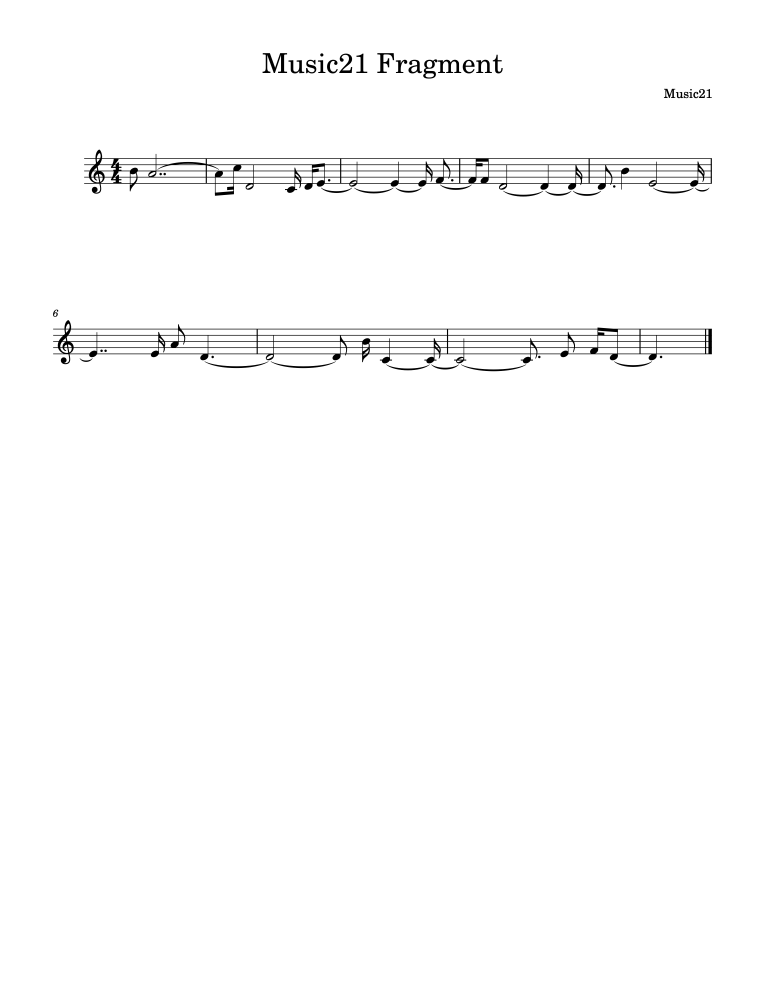
#> input picture data/sheet_images/sheet_0-1.png, 3060 x 3960 px (shown at 1/4 size); its folder holds only this picture in this run
$ jupyter execute --allow-errors emilia.ipynb
#> lines starting #> are read from the running program, lines starting #| are printed output that depends on the picture
[cell 1]
import cv2
import numpy as np
import glob
import random
from matplotlib import pyplot as plt

[cell 2]
# !pwd
# ../data/sheet_images/

[cell 3]
# Load images
def load_images_from_folder(folder):
#> called with folder = '../data/sheet_images/'
    images = []
    for filename in glob.glob(f'{folder}/*.png'):
        img = cv2.imread(filename)
#> img is the input picture: shape (3960, 3060, 3); min 0, max 255, mean 251.6
        if img is not None:
            images.append(img)
    return images

[cell 4]
# Grayscale conversion
def convert_to_grayscale(images):
    grayscale_images = []
    for img in images:
        gray = cv2.cvtColor(img, cv2.COLOR_BGR2GRAY)
        grayscale_images.append(gray)
    return grayscale_images

# Noise reduction
def reduce_noise(images):
    denoised_images = []
    for img in images:
        denoised = cv2.GaussianBlur(img, (5, 5), 0)
        denoised_images.append(denoised)
    return denoised_images

# Binarization
def binarize_images(images):
    binary_images = []
    for img in images:
        _, binary = cv2.threshold(img, 128, 255, cv2.THRESH_BINARY | cv2.THRESH_OTSU)
        binary_images.append(binary)
    return binary_images

# Image augmentation
def augment_image(image):
    rows, cols = image.shape

    # Rotation
    angle = random.uniform(-5, 5)
    M = cv2.getRotationMatrix2D((cols/2, rows/2), angle, 1)
    rotated = cv2.warpAffine(image, M, (cols, rows))

    # Scaling
    scale = random.uniform(0.9, 1.1)
    resized = cv2.resize(rotated, None, fx=scale, fy=scale)

    # Translation
    tx = random.randint(-5, 5)
    ty = random.randint(-5, 5)
    M = np.float32([[1, 0, tx], [0, 1, ty]])
    translated = cv2.warpAffine(resized, M, (cols, rows))

    # Shearing
    shear = random.uniform(-0.1, 0.1)
    M = np.float32([[1, shear, 0], [0, 1, 0]])
    sheared = cv2.warpAffine(translated, M, (cols, rows))

    # Noise addition
    noise = np.random.randint(0, 50, (rows, cols), dtype='uint8')
    noisy = cv2.add(sheared, noise)

    # Blur
    blurred = cv2.GaussianBlur(noisy, (5, 5), 0)

    return blurred

def augment_images(images):
    augmented_images = []
    for img in images:
        augmented_images.append(augment_image(img))
    return augmented_images


# Load images
folder = '../data/sheet_images/'
images = load_images_from_folder(folder)
#> images = 1 item

# Preprocess images
grayscale_images = convert_to_grayscale(images)
#> the loop in convert_to_grayscale, `for img in images:` made 1 pass
#> grayscale_images = 1 item
denoised_images = reduce_noise(grayscale_images)
#> the loop in reduce_noise, `for img in images:` made 1 pass
#> denoised_images = 1 item
binary_images = binarize_images(denoised_images)
#> the loop in binarize_images, `for img in images:` made 1 pass
#> binary_images = 1 item

# Augment images
augmented_images = augment_images(binary_images)
#> the loop in augment_images, `for img in images:` made 1 pass
#> (rows in augment_image, cols in augment_image, angle in augment_image, scale in augment_image, tx in augment_image, ty in augment_image, shear in augment_image) on pass 1: (3960, 3060, 3.44, 1.05, 1, -5, -0.0482)
#> pass 1, in augment_image, `rotated = cv2.warpAffine(image, M, (cols, rows))`:
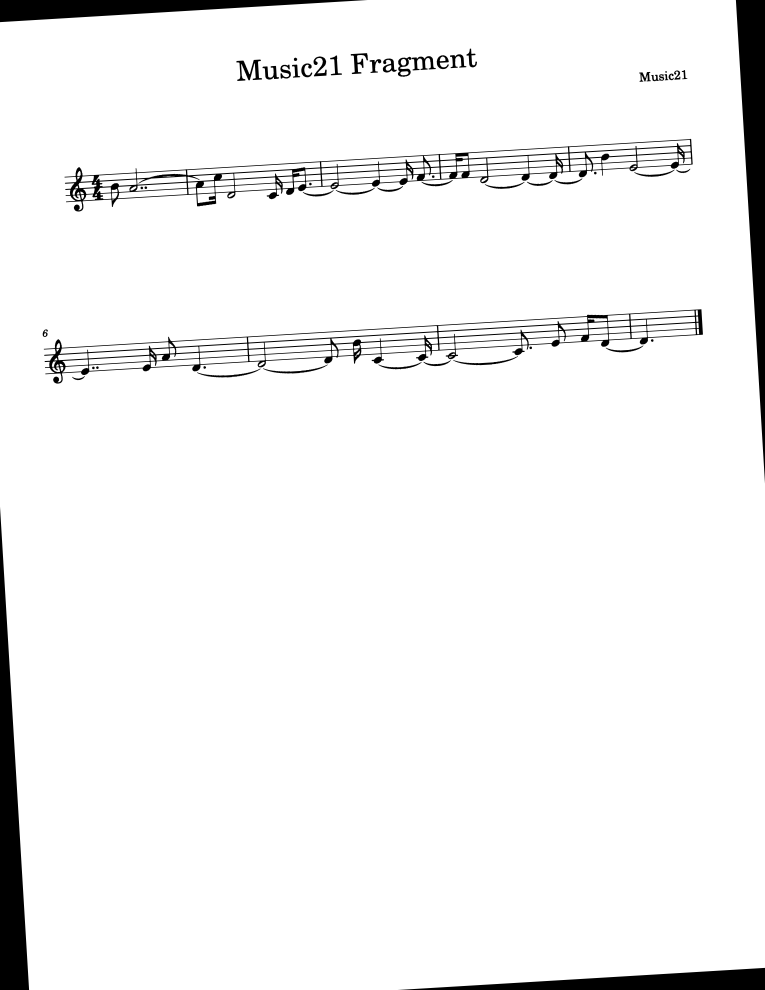
#> rotated: shape (3960, 3060) (shown at 1/4 size); min 0, max 255, mean 243.6
#> pass 1, in augment_image, `translated = cv2.warpAffine(resized, M, (cols, rows))`:
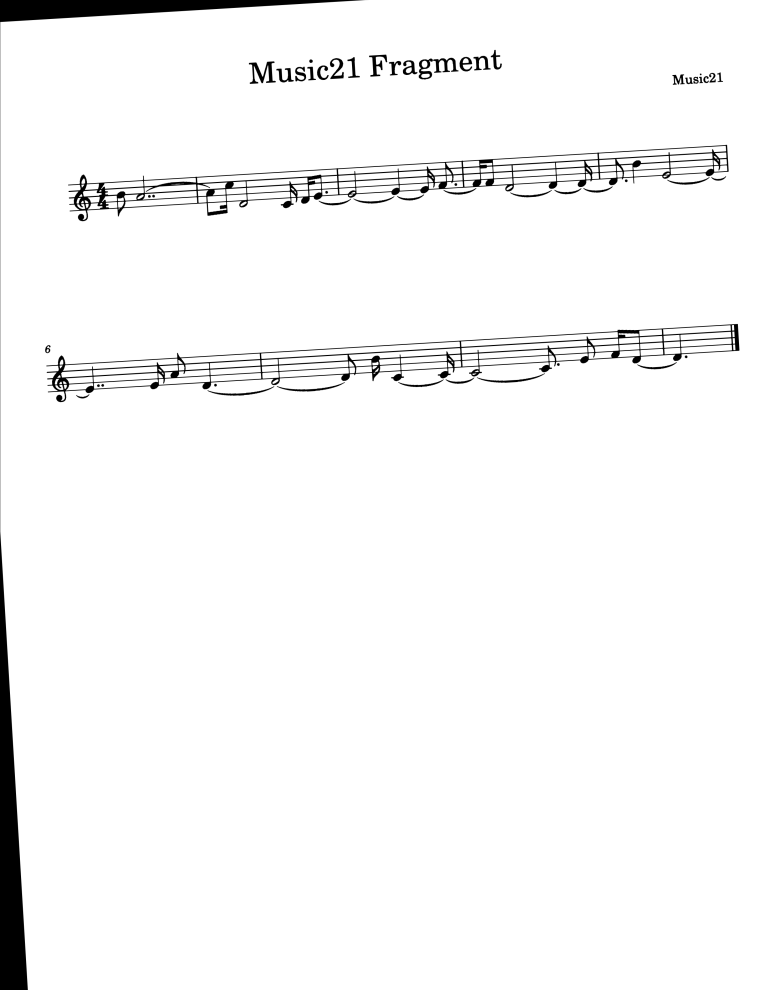
#> translated: shape (3960, 3060) (shown at 1/4 size); min 0, max 255, mean 247.1
#> pass 1, in augment_image, `sheared = cv2.warpAffine(translated, M, (cols, rows))`:
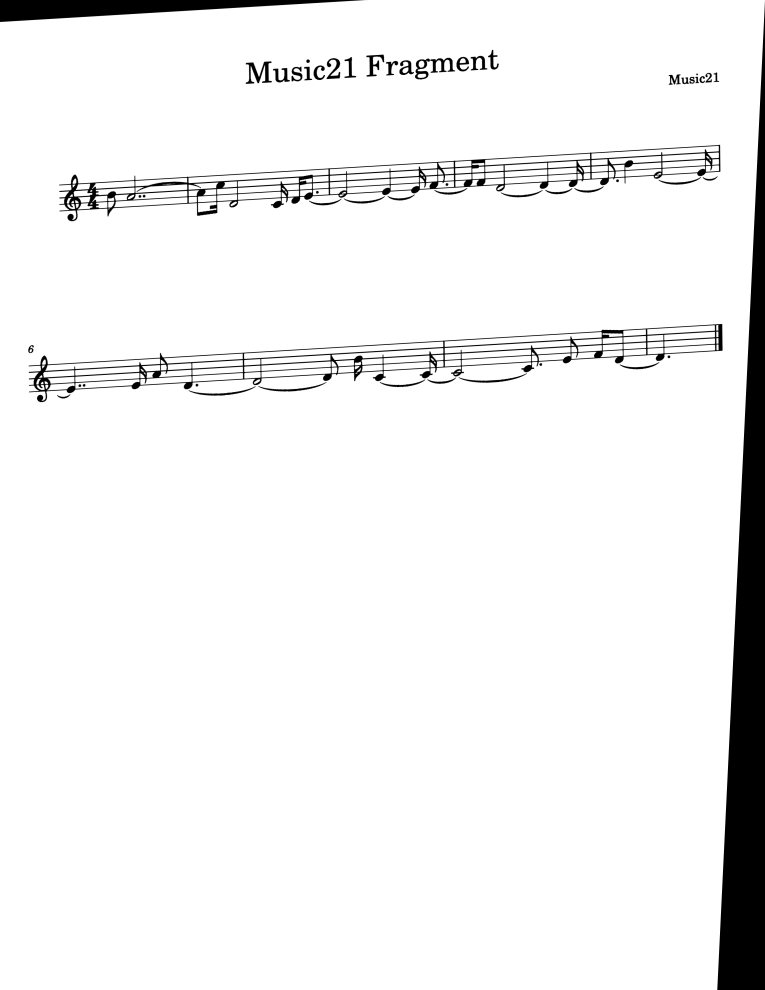
#> sheared: shape (3960, 3060) (shown at 1/4 size); min 0, max 255, mean 241.4
#> augmented_images = 1 item


# Display original and augmented images for comparison
#> (the rest of this cell did not finish here and is left out)

$ run again, on data/sheet_images/sheet_12-1.png
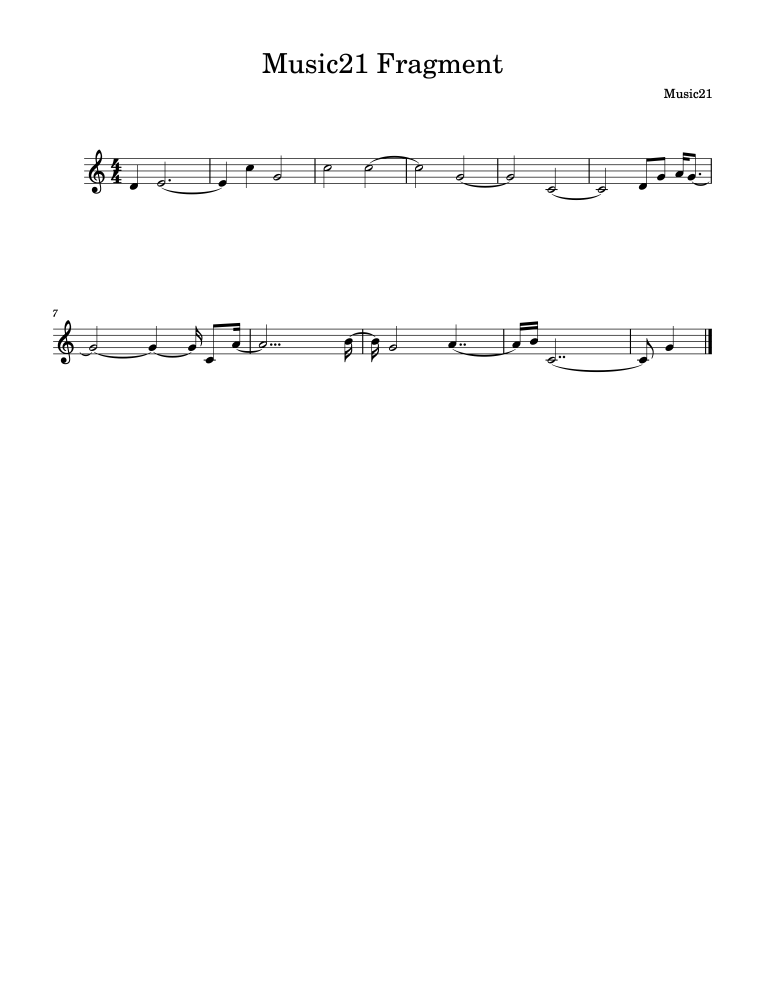
#> input picture data/sheet_images/sheet_12-1.png, 3060 x 3960 px (shown at 1/4 size)
#> in load_images_from_folder, img is the input picture: shape (3960, 3060, 3); min 0, max 255, mean 251.9
#> images = 1 item
#> the loop in convert_to_grayscale, `for img in images:` made 1 pass
#> the loop in reduce_noise, `for img in images:` made 1 pass
#> the loop in binarize_images, `for img in images:` made 1 pass
#> the loop in augment_images, `for img in images:` made 1 pass
#> (rows in augment_image, cols in augment_image, angle in augment_image, scale in augment_image, tx in augment_image, ty in augment_image, shear in augment_image) on pass 1: (3960, 3060, 3.44, 1.05, 1, -5, -0.0482)
#> pass 1, in augment_image, `rotated = cv2.warpAffine(image, M, (cols, rows))`:
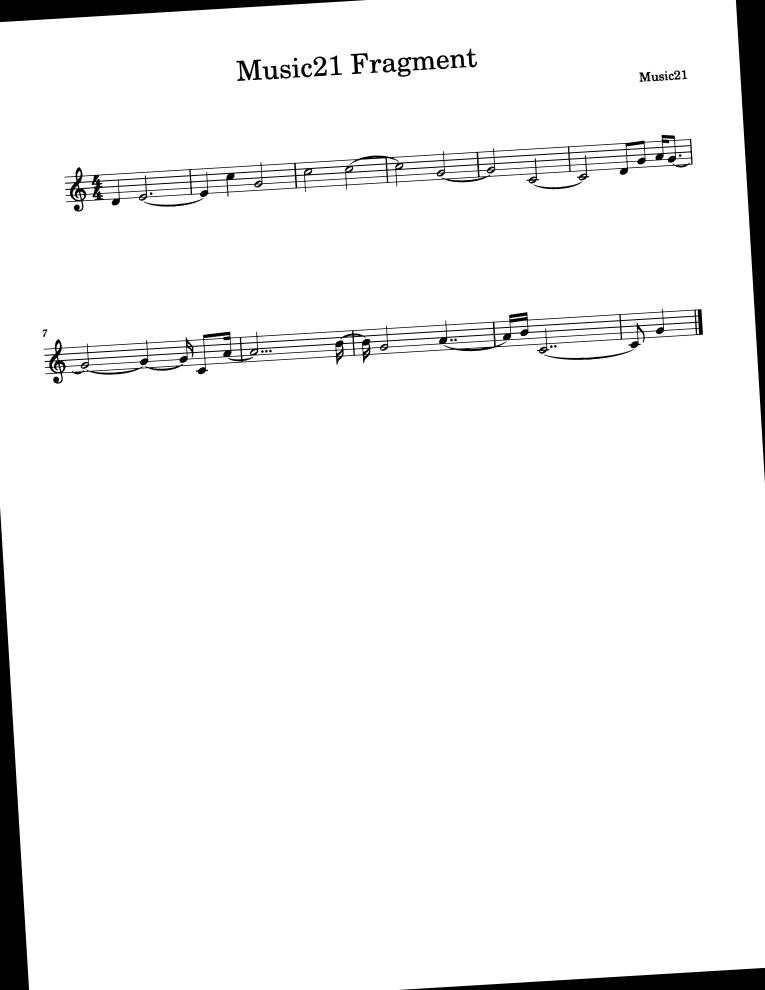
#> rotated: shape (3960, 3060) (shown at 1/4 size); min 0, max 255, mean 243.9
#> pass 1, in augment_image, `sheared = cv2.warpAffine(translated, M, (cols, rows))`:
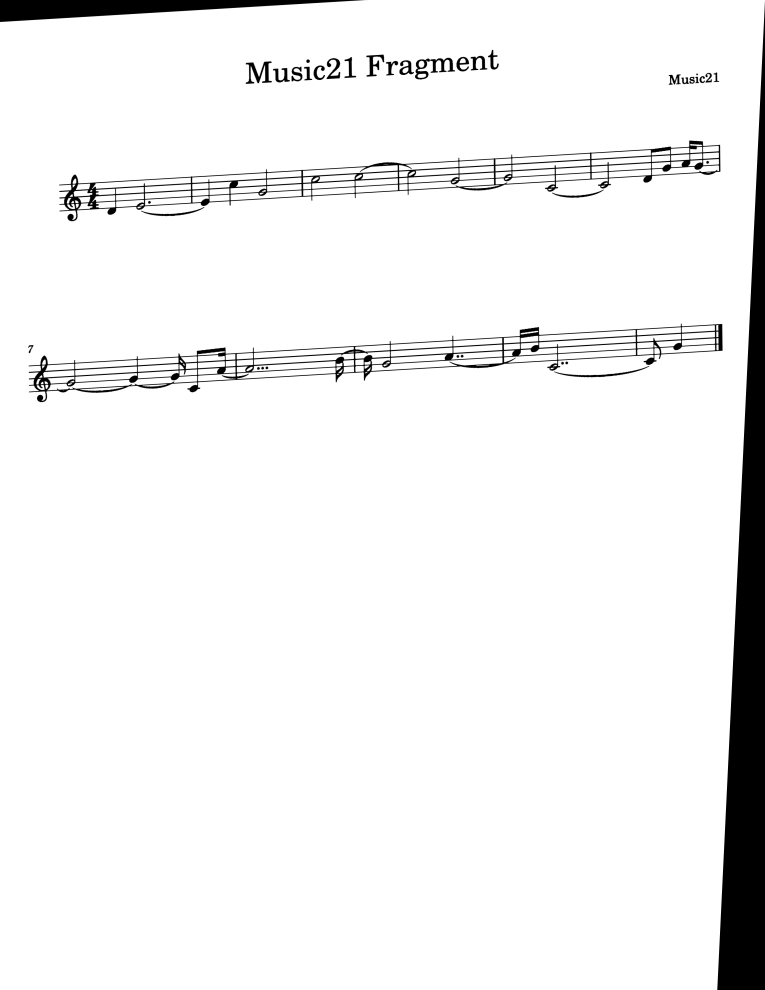
#> sheared: shape (3960, 3060) (shown at 1/4 size); min 0, max 255, mean 241.6

$ run again, on data/sheet_images/sheet_1-1.png
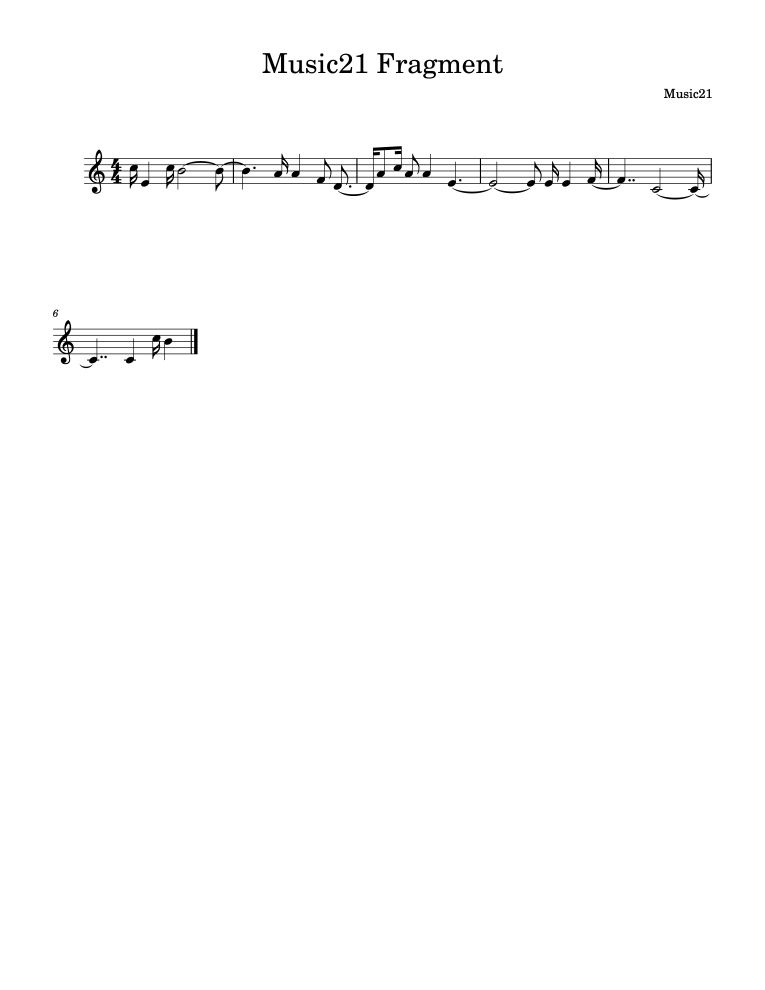
#> input picture data/sheet_images/sheet_1-1.png, 3060 x 3960 px (shown at 1/4 size)
#> in load_images_from_folder, img is the input picture: shape (3960, 3060, 3); min 0, max 255, mean 252.6
#> images = 1 item
#> the loop in convert_to_grayscale, `for img in images:` made 1 pass
#> the loop in reduce_noise, `for img in images:` made 1 pass
#> the loop in binarize_images, `for img in images:` made 1 pass
#> the loop in augment_images, `for img in images:` made 1 pass
#> (rows in augment_image, cols in augment_image, angle in augment_image, scale in augment_image, tx in augment_image, ty in augment_image, shear in augment_image) on pass 1: (3960, 3060, 3.44, 1.05, 1, -5, -0.0482)
#> pass 1, in augment_image, `translated = cv2.warpAffine(resized, M, (cols, rows))`:
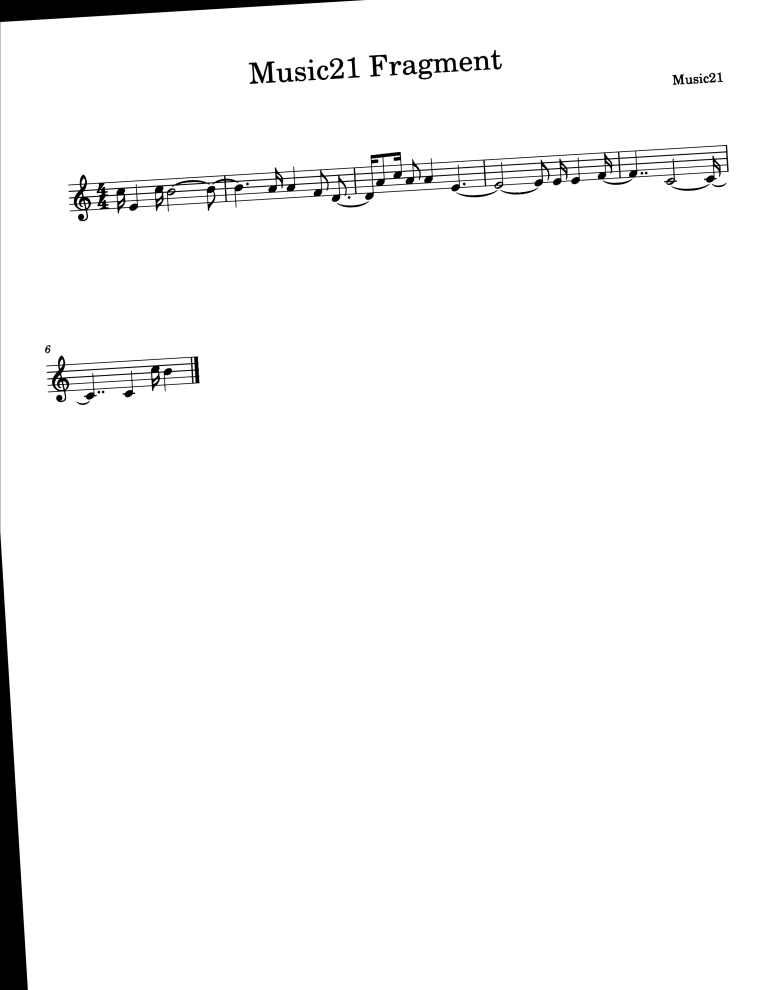
#> translated: shape (3960, 3060) (shown at 1/4 size); min 0, max 255, mean 248.4
#> pass 1, in augment_image, `sheared = cv2.warpAffine(translated, M, (cols, rows))`:
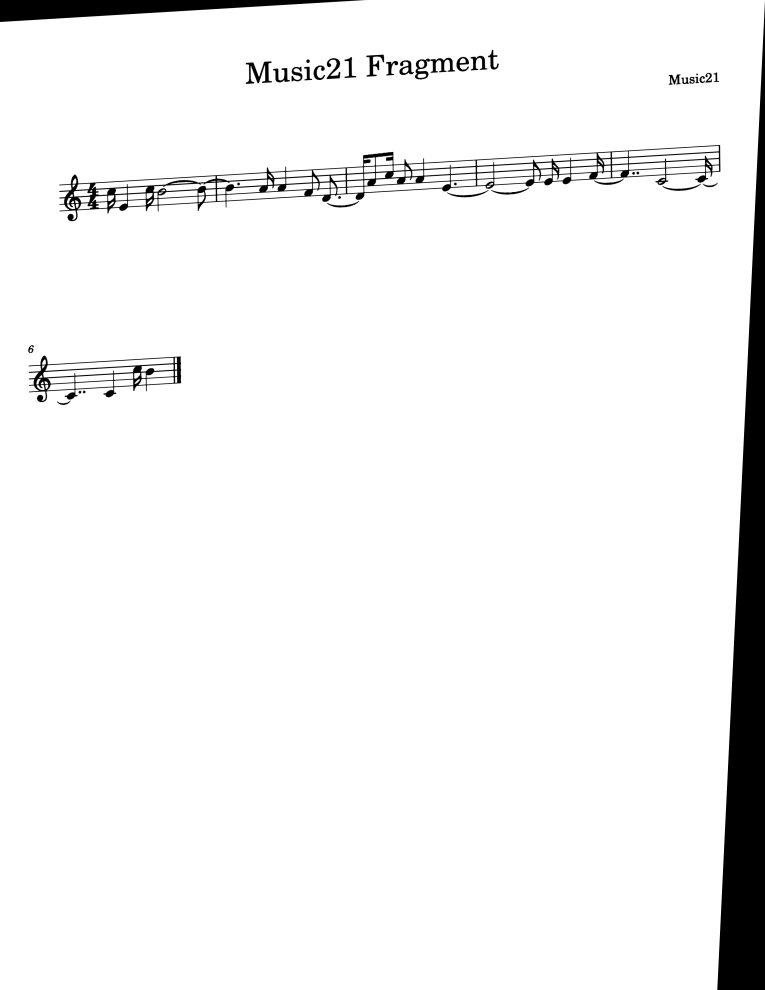
#> sheared: shape (3960, 3060) (shown at 1/4 size); min 0, max 255, mean 242.7
